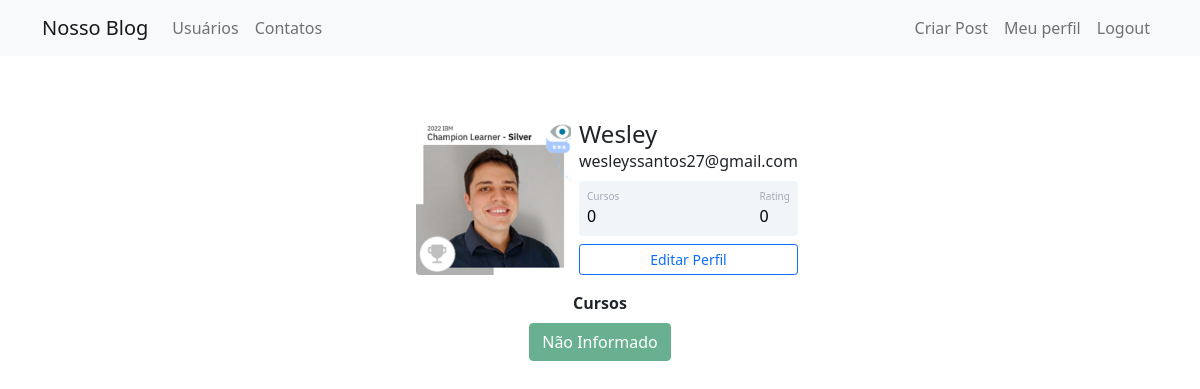
/perfil (signed in), run on an earlier commit of the app's database.
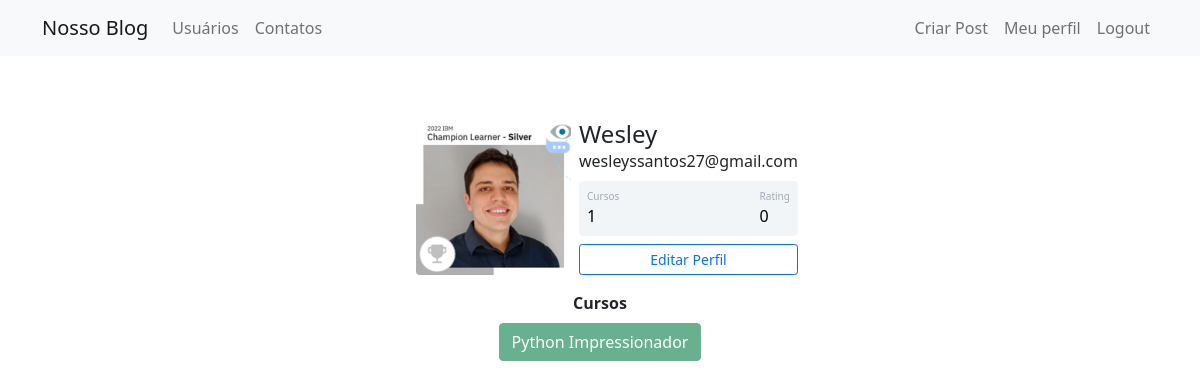
And on a later commit of the database.
### comunidadeimpressionadora/models.py (models this page shows)
class Usuario(database.Model, UserMixin):
    id = database.Column(database.Integer, primary_key=True)
    username = database.Column(database.String, nullable=False)
    email = database.Column(database.String, nullable=False, unique=True)
    senha = database.Column(database.String, nullable=False)
    foto_perfil = database.Column(database.String, default='default.jpg')
    post = database.relationship('Post', backref='autor', lazy=True)
    cursos = database.Column(database.String, nullable=False, default='Não Informado')

### comunidadeimpressionadora/routes.py (the view)
@app.route('/perfil')
@login_required
def perfil():
    foto_perfil = url_for('static', filename='profile_images/{}'.format(current_user.foto_perfil))
    return render_template('perfil.html', foto_perfil=foto_perfil)

### comunidadeimpressionadora/models.py (called while the page is built)
@login_manager.user_loader
def load_usuario(id_usuario):
    return Usuario.query.get(int(id_usuario))

### comunidadeimpressionadora/templates/perfil.html (shortened to what this page needs)
{% extends 'base.html' %}
{% block body %}
<div class="container mt-5 d-flex justify-content-center">
    <div class="card p-3">
        <div class="d-flex align-items-center">
            <div class="image pe-2">
            <img src="{{ foto_perfil }}" class="rounded" width="155" >
            </div>
            <div class="ml-3 w-100">
                <h4 class="mb-0 mt-0">{{ current_user.username }}</h4>
                <span>{{ current_user.email }}</span>
                <div class="p-2 mt-2 bg-primary d-flex justify-content-between rounded text-white stats">
                    {% if 'Não Informado' in current_user.cursos or current_user.cursos == '' %}
                    <div class="d-flex flex-column">
                        <span class="articles">Cursos</span>
                        <span class="number1">0</span>
                    </div>
                    {% else %}
                    <div class="d-flex flex-column">
                        <span class="articles">Cursos</span>
                        <span class="number1">{{ current_user.cursos.count(';') + 1}}</span>
                    </div>
                    {% endif %}
                    <div class="d-flex flex-column">
                        <span class="rating">Rating</span>
                        <span class="number3">0</span>
                    </div>
                </div>
                <div class="button mt-2 d-flex flex-row align-items-center">
                    <a class="w-100" href="{{ url_for('editarperfil') }}"><button class="btn btn-sm btn-outline-primary w-100">Editar Perfil</button></a>
                </div>
            </div>
        </div>
    </div>
</div>
<div class="row justify-content-center">
    <div class="col col-4" style="text-align: center">
        <strong>Cursos</strong><br>
        {% if current_user.cursos %}
            {% for curso in current_user.cursos.split(';') %}
            <button type="button" class="btn btn-success mt-2" disabled>{{ curso }}</button>
            {% endfor %}
        {% else %}
            <p> Nenhum curso cadastrado </p>
        {% endif %}
    </div>
</div>
{% endblock %}

What changed in the data, as far as the page shows it:
changed Usuario "Wesley": cursos (not shown) → "1"; cursos "Não Informado" → "Python Impressionador"
Also different on the page:
text no longer shown: "0"
